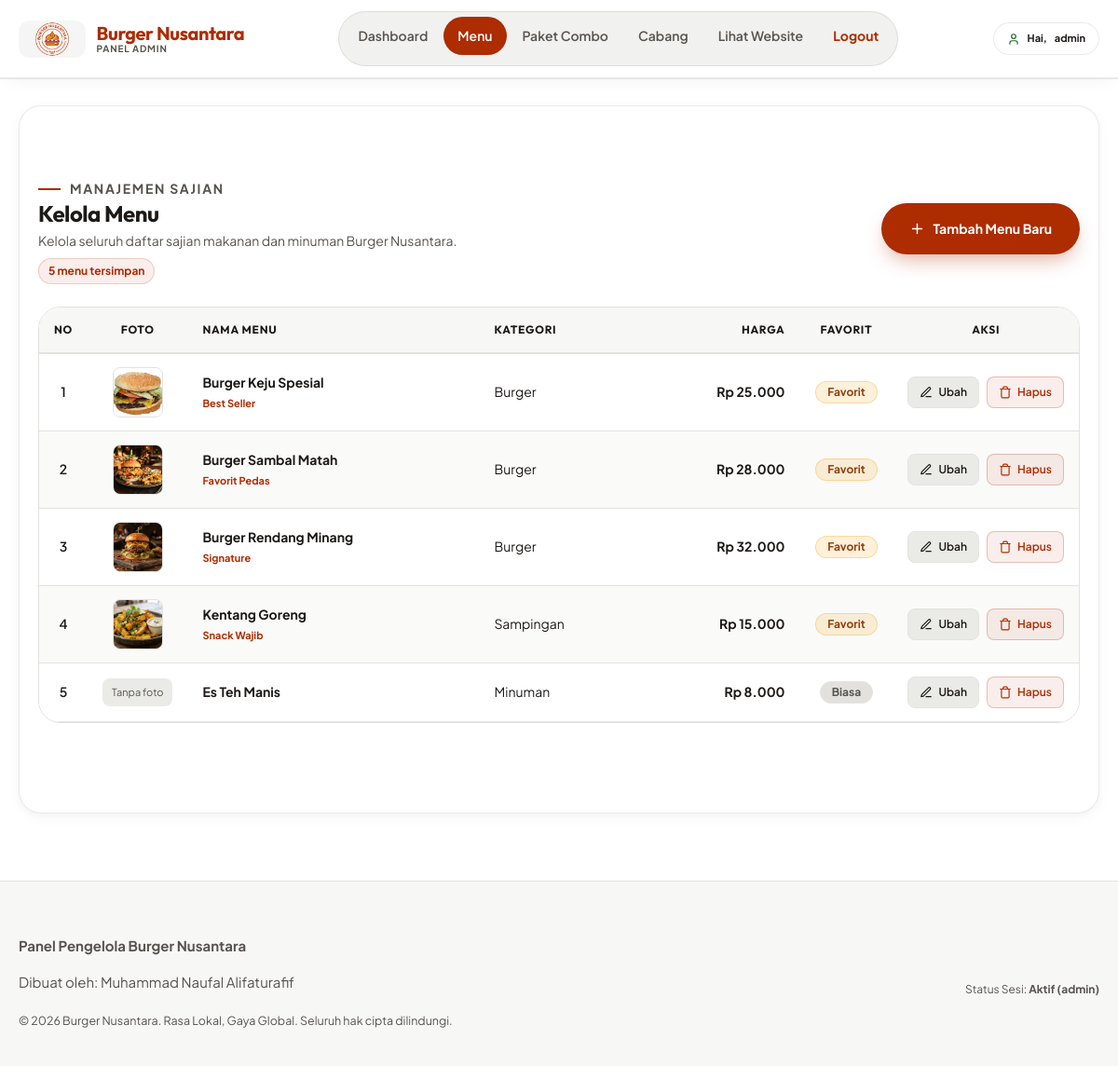
The app's page /admin/menu/index.php (signed in) with its own data.
### tables this page shows
CREATE TABLE `menu` (
  `id_menu` int NOT NULL AUTO_INCREMENT,
  `id_kategori` int NOT NULL,
  `nama_menu` varchar(100) NOT NULL,
  `deskripsi` text,
  `harga` int NOT NULL,
  `gambar` varchar(100) DEFAULT NULL,
  `label` varchar(30) DEFAULT NULL,
  `rating` decimal(2,1) DEFAULT '4.5',
  `is_favorit` tinyint(1) DEFAULT '0',
  PRIMARY KEY (`id_menu`),
  KEY `id_kategori` (`id_kategori`),
  CONSTRAINT `menu_ibfk_1` FOREIGN KEY (`id_kategori`) REFERENCES `kategori` (`id_kategori`)
);

CREATE TABLE `kategori` (
  `id_kategori` int NOT NULL AUTO_INCREMENT,
  `nama_kategori` varchar(50) NOT NULL,
  PRIMARY KEY (`id_kategori`)
);

### admin/menu/index.php (the view, shortened to what this page needs)
<?php
require_once '../../koneksi.php';
include '../includes/header.php';
?>
<?php
$query = mysqli_query($koneksi, "SELECT menu.*, kategori.nama_kategori FROM menu JOIN kategori ON menu.id_kategori = kategori.id_kategori ORDER BY menu.id_menu ASC");
$total_baris = mysqli_num_rows($query);
?>
    <section class="section">
      <div class="section-inner">
        <fieldset>
          <div class="admin-toolbar">
            <div class="admin-toolbar-title">
              <p class="eyebrow">Manajemen Sajian</p>
              <h2>Kelola Menu</h2>
              <p>Kelola seluruh daftar sajian makanan dan minuman Burger Nusantara.</p>
              <span class="data-counter"><?php echo (int)$total_baris; ?> menu tersimpan</span>
            </div>
            <div class="admin-toolbar-actions">
              <a href="tambah.php" class="btn btn-primary">
                <svg class="ico" aria-hidden="true"><use href="#ico-plus"></use></svg>Tambah Menu Baru
              </a>
            </div>
          </div>
          <div class="table-wrap">
            <table class="admin-table">
              <thead>
                <tr>
                  <th class="col-no">No</th>
                  <th class="col-foto">Foto</th>
                  <th>Nama Menu</th>
                  <th>Kategori</th>
                  <th class="col-harga">Harga</th>
                  <th class="col-status">Favorit</th>
                  <th class="col-aksi">Aksi</th>
                </tr>
              </thead>
              <tbody>
                <?php
                if ($total_baris > 0):
                  $no = 1;
                  while ($row = mysqli_fetch_assoc($query)):
                ?>
                  <tr>
                    <td class="col-no"><?php echo $no++; ?></td>
                    <td class="col-foto">
                      <?php if (!empty($row['gambar']) && file_exists('../../images/' . $row['gambar'])): ?>
                        <img src="../../images/<?php echo htmlspecialchars($row['gambar']); ?>" alt="<?php echo htmlspecialchars($row['nama_menu']); ?>" class="menu-thumb">
                      <?php else: ?>
                        <span class="badge-no-img">Tanpa foto</span>
                      <?php endif; ?>
                    </td>
                    <td>
                      <strong><?php echo htmlspecialchars($row['nama_menu']); ?></strong>
                      <?php if (!empty($row['label'])): ?>
                        <span class="teks-label"><?php echo htmlspecialchars($row['label']); ?></span>
                      <?php endif; ?>
                    </td>
                    <td><?php echo htmlspecialchars($row['nama_kategori']); ?></td>
                    <td class="col-harga">Rp <?php echo number_format($row['harga'], 0, ',', '.'); ?></td>
                    <td class="col-status">
                      <?php if ($row['is_favorit'] == 1): ?>
                        <span class="badge-status badge-favorit">Favorit</span>
                      <?php else: ?>
                        <span class="badge-status badge-netral">Biasa</span>
                      <?php endif; ?>
                    </td>
                    <td class="col-aksi">
                      <div class="table-actions">
                        <a href="edit.php?id=<?php echo $row['id_menu']; ?>" class="btn-aksi btn-aksi-ubah">
                          <svg class="ico" aria-hidden="true"><use href="#ico-edit"></use></svg>Ubah
                        </a>
                        <a href="hapus.php?id=<?php echo $row['id_menu']; ?>" class="btn-aksi btn-aksi-hapus">
                          <svg class="ico" aria-hidden="true"><use href="#ico-trash"></use></svg>Hapus
                        </a>
                      </div>
                    </td>
                  </tr>
                <?php
                  endwhile;
                endif; ?>
              </tbody>
            </table>
          </div>
        </fieldset>
      </div>
    </section>
<?php
include '../includes/footer.php';
?>

### records on screen
menu: gambar (picture), nama_menu "Burger Keju Spesial", label "Best Seller", id_kategori.nama_kategori "Burger", harga "25.000", is_favorit "Favorit"
menu: gambar (picture), nama_menu "Burger Sambal Matah", label "Favorit Pedas", id_kategori.nama_kategori "Burger", harga "28.000", is_favorit "Favorit"
menu: gambar (picture), nama_menu "Burger Rendang Minang", label "Signature", id_kategori.nama_kategori "Burger", harga "32.000", is_favorit "Favorit"
menu: gambar (picture), nama_menu "Kentang Goreng", label "Snack Wajib", id_kategori.nama_kategori "Sampingan", harga "15.000", is_favorit "Favorit"
menu: shows "Tanpa foto", nama_menu "Es Teh Manis", id_kategori.nama_kategori "Minuman", harga "8.000", is_favorit "Biasa"

### other values on screen
$_SESSION['admin'] "admin"
$total_baris "5"
